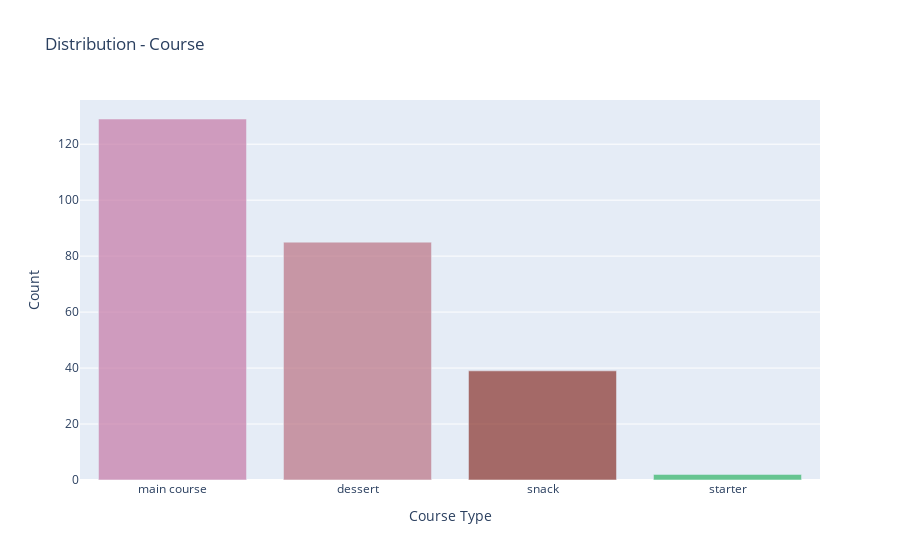

Notebook source saved alongside this figure:
### Markdown cell above
# Distribution of Course

### Code cell
trace1 = go.Bar(x=data.course.value_counts().index
          ,y=data.course.value_counts().values
          ,marker=dict(color=random_color(len(data.course.value_counts())))
          )

layout = go.Layout(title="Distribution - Course",
                   xaxis=dict(title="Course Type")
                  ,yaxis=dict(title="Count"))


figure = go.Figure(data=trace1,layout=layout)
iplot(figure)

### Figure 1 — Plotly figure (JSON) as saved in the notebook; plotly's stock layout.template omitted (floating-point values rounded to 4 significant figures)
{"data": [{"marker": {"color": ["rgba(198,122,167,0.7)", "rgba(187,115,131,0.7)", "rgba(137,50,43,0.7)", "rgba(49,180,102,0.7)"]}, "type": "bar", "x": ["main course", "dessert", "snack", "starter"], "y": [129, 85, 39, 2]}], "layout": {"title": {"text": "Distribution - Course"}, "xaxis": {"title": {"text": "Course Type"}}, "yaxis": {"title": {"text": "Count"}}}}
